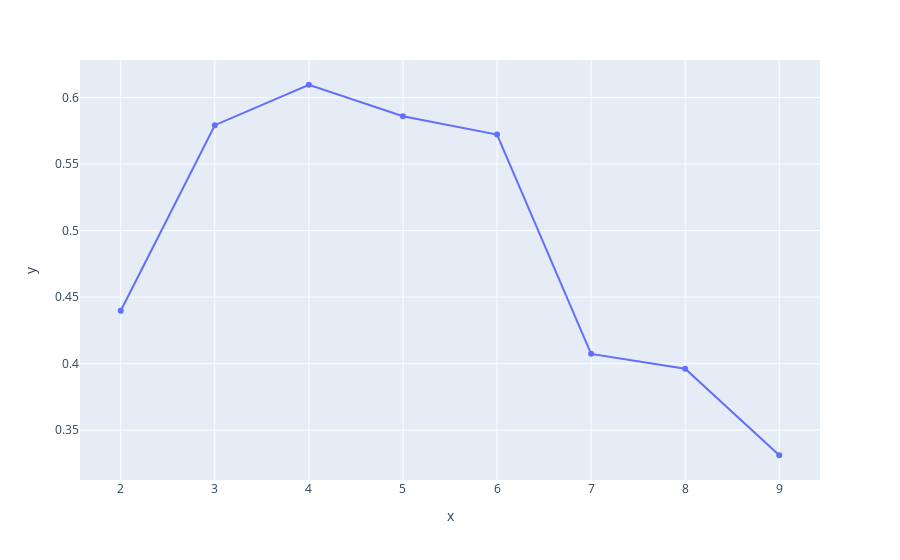

The cell this chart's notebook holds for it:
### Markdown cell above
##### Based on the result of profiling above, 3.1 column will be removed due to all constant zero value (will see how different it will be) 4.1 column will be keeped in the table, it might represent the target value.

#####  Use KMeans to get general idea of estiamted number of clusters, then apply other algorithms based on the range of K. Create blobs, circle and moons shape for each one test with three following algorithms and see which one has the best performances.

#### To discover how many clusters in the dataset (check all pairs), will use Agglomerative clustering (for detecting Large n_samples and n_clusters) and OPTICS (for detecting Large n_clusters and n_samples also for Large dataset, outlier removal, data reduction). The last one will use t-Distributed Stochastic Neighbor Embedding (t-SNE) to see how data separated into clusters.

### Code cell
df = a4_data
# df = circles
# df = moons
sscore = []
# starting with 2 clusters now becuase the silhouette isn't defined for 1
for i in range(2,10):
    kmeans = KMeans(
        n_clusters = i, # Number of clusters to find
        init = "k-means++", # How to place the initial cluster centroids,
        max_iter= 100, # Maximum number of iterations for the algorithm to run
        tol=0.0001, # Roughly how much the centroids need to change between iterations to keep going
    ).fit(
        df
    )
    
    silhouette_avg = silhouette_score(df, kmeans.labels_)
    sscore.append(silhouette_avg)
    

px.line(y = sscore,x = range(2,10), markers=True)

### Figure 1 — Plotly figure (JSON) as saved in the notebook; plotly's stock layout.template omitted (floating-point values rounded to 4 significant figures)
{"data": [{"hovertemplate": "x=%{x}<br>y=%{y}<extra></extra>", "legendgroup": "", "line": {"color": "#636efa", "dash": "solid"}, "marker": {"symbol": "circle"}, "mode": "lines+markers", "name": "", "orientation": "v", "showlegend": false, "type": "scatter", "x": [2, 3, 4, 5, 6, 7, 8, 9], "xaxis": "x", "y": [0.4398, 0.5792, 0.6096, 0.586, 0.5722, 0.4074, 0.3962, 0.3312], "yaxis": "y"}], "layout": {"legend": {"tracegroupgap": 0}, "margin": {"t": 60}, "xaxis": {"anchor": "y", "domain": [0, 1], "title": {"text": "x"}}, "yaxis": {"anchor": "x", "domain": [0, 1], "title": {"text": "y"}}}}
